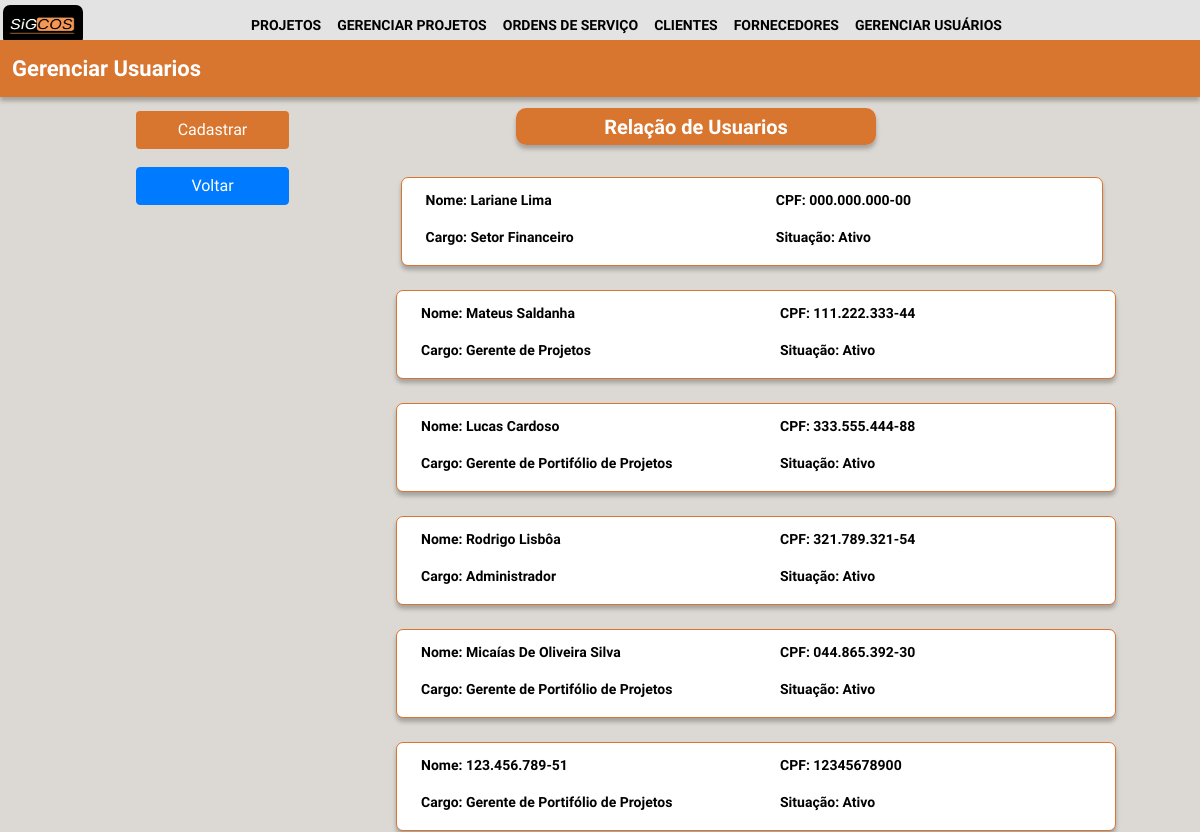
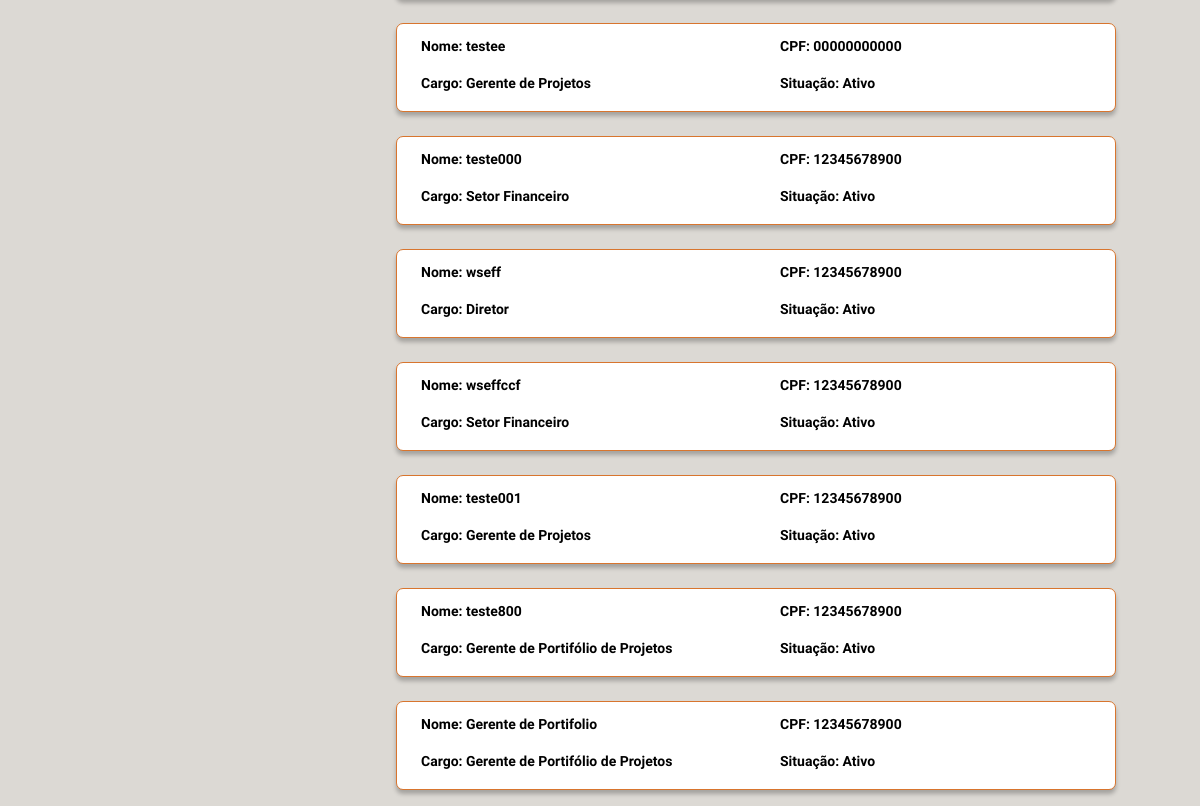
Page /lista_usuarios/ (signed in) on the earlier database version (2 pictures, top to bottom).
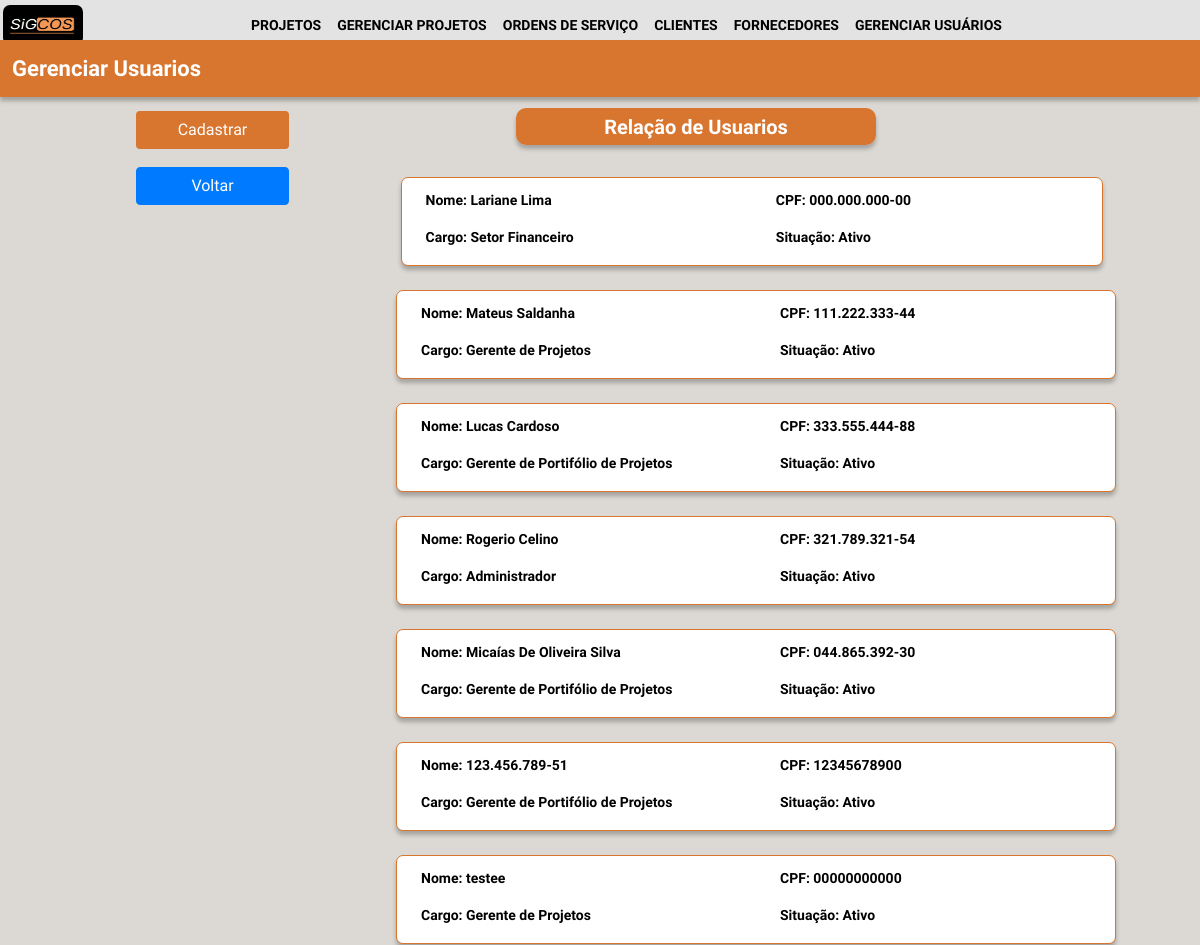
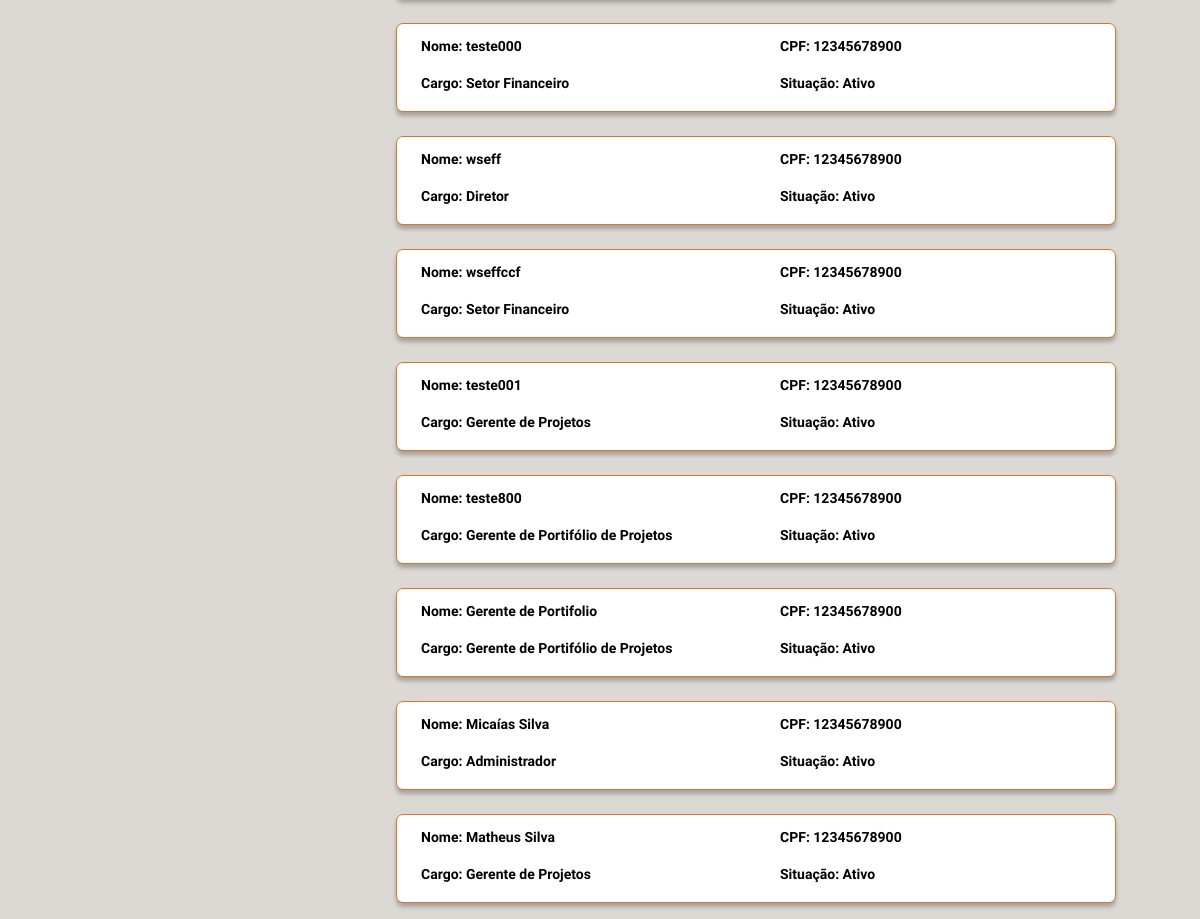
Same page on the later database version (2 pictures, top to bottom).
### login/models.py (models this page shows, shortened)
class funcionarios(models.Model):
    nome = models.CharField(max_length=255)
    cpf = models.CharField(max_length=20)
    endereço = models.CharField(max_length=255)
    cargo = models.CharField(max_length=255)
    data_nascimento = models.CharField(max_length=20)
    cidade = models.CharField(max_length=255)
    bairro = models.CharField(max_length=255)
    situação = models.CharField(max_length=10)
    criado_em = models.DateTimeField(auto_now_add=True)
    atualizado_em = models.DateTimeField(auto_now=True)

### login/views.py (the view)
# urls.py: path('lista_usuarios/', lista_usuarios, name = "lista_usuarios"),
@group_required("administrador", "diretor")
def lista_usuarios(request):
    lista_usuarios = funcionarios.objects.all()
    return render(request, 'projetos/lista_usuarios.html', {'lista_usuarios': lista_usuarios})

### login/autentic.py (called while the page is built)
def group_required(*group_names):
    def in_groups(u):
        if u.is_authenticated:
            if bool(u.groups.filter(name__in=group_names)) | u.is_superuser:
                return True
        return False
    return user_passes_test(in_groups, login_url='autentic_necessaria')

### login/templates/projetos/lista_usuarios.html (shortened to what this page needs)
{% extends 'base.html' %}
{%load static%}
{% block content %}
<link rel="stylesheet" href="https://cdn.jsdelivr.net/npm/bootstrap@4.0.0/dist/css/bootstrap.min.css">
<link rel="stylesheet" href="{% static 'css/lista_users.css' %}">
<body style="background-color:  #dcd9d4;">
    <div class="retangulo fixed-top" style="margin-top: 3.3%;">
        <div id="ret1">Gerenciar Usuarios</div>
    </div>
    <div class="relacao" style="margin-top: 9%;">
        <div id="ret2">Relação de Usuarios</div>
    </div>
    <div class="buttonfixed">
        <nav class="navbar fixed-top" style="margin-top: 10%;">
            <div class="buttons">
                <a href="/teste_cadastro_user/"> <button id="btnAdd" class="btn btn-laranja fixed-left">Cadastrar</button> </a>
                <button id="btnEdit" class="btn btn-primary">Voltar</button>
            </div>
        </nav>
    </div>
    <div class="container-fluid">
        {% for usuario in lista_usuarios %}
        <div class="group-buttons" style="margin-top: 2%;">
            <a href="/usuario/{{usuario.id}}">
                <button class="button_acess" type="submit">
                    <div class="row">
                    <div class="col">
                        <p>Nome: {{usuario.nome}}</p>
                        <p>Cargo: {{usuario.cargo}}</p>
                    </div>
                    <div class="col">
                        <p>CPF: {{usuario.cpf}}</p>
                        <p>Situação: {{usuario.situação}}</p>
                    </div>
                    </div>
                </button>
            </a>
        </div>
    </div>
    {% endfor %}
</body>
{% endblock %}

Differences in the rows shown:
changed funcionarios: nome "Rodrigo Lisbôa" → "Rogerio Celino"
added funcionarios: nome "Micaías Silva", cargo "Administrador", cpf "12345678900", situação "Ativo"
added funcionarios: nome "Matheus Silva", cargo "Gerente de Projetos", cpf "12345678900", situação "Ativo"
